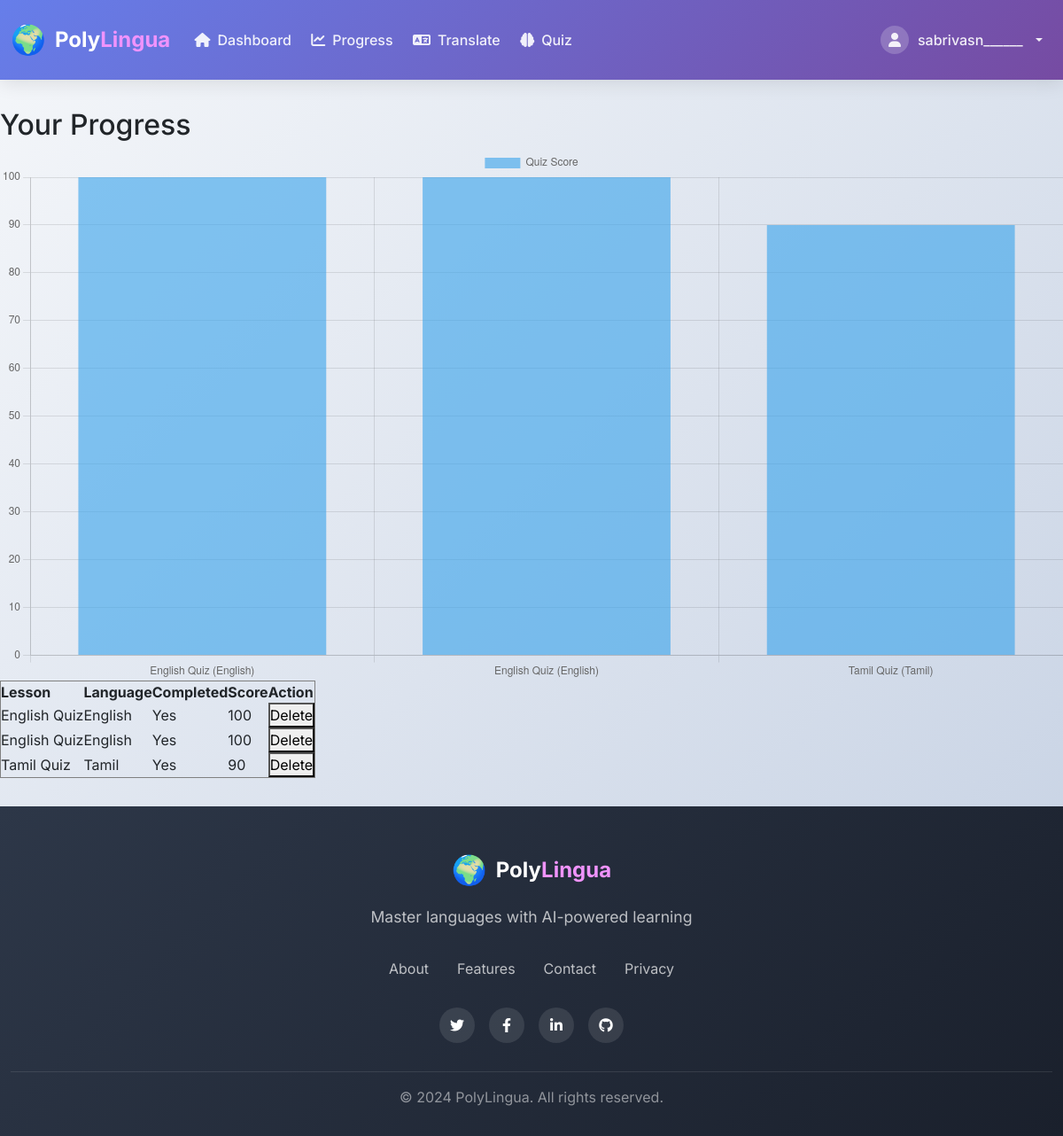
Page /progress (signed in) on the committed database.
### app.py (models this page shows)
class User(db.Model, UserMixin):
    id = db.Column(db.Integer, primary_key=True)
    username = db.Column(db.String(150), unique=True)
    email = db.Column(db.String(150), unique=True)
    password = db.Column(db.String(150))

class UserProgress(db.Model):
    id = db.Column(db.Integer, primary_key=True)
    user_id = db.Column(db.Integer)
    lesson_id = db.Column(db.Integer)
    completed = db.Column(db.Boolean, default=False)
    quiz_score = db.Column(db.Integer, default=0)

class Lesson(db.Model):
    id = db.Column(db.Integer, primary_key=True)
    language = db.Column(db.String(50))
    title = db.Column(db.String(150))
    content = db.Column(db.Text)
    audio_link = db.Column(db.String(200))

### app.py (the view)
@app.route('/progress')
@login_required
def progress():
    progress_data = db.session.query(UserProgress, Lesson).join(Lesson, UserProgress.lesson_id == Lesson.id).filter(UserProgress.user_id == current_user.id).all()
    return render_template('progress.html', progress_data=progress_data)

### app.py (called while the page is built)
@login_manager.user_loader
def load_user(user_id):
    return User.query.get(int(user_id))

### templates/progress.html (shortened to what this page needs)
{% extends 'base.html' %}
{% block content %}
<h2>Your Progress</h2>
<canvas id="progressChart" width="400" height="200"></canvas>
<table border="1">
    <tr>
        <th>Lesson</th>
        <th>Language</th>
        <th>Completed</th>
        <th>Score</th>
        <th>Action</th>
    </tr>
    {% for progress, lesson in progress_data %}
    <tr>
        <td>{{ lesson.title }}</td>
        <td>{{ lesson.language }}</td>
        <td>{{ 'Yes' if progress.completed else 'No' }}</td>
        <td>{{ progress.quiz_score }}</td>
        <td>
            <form method="post" action="{{ url_for('delete_progress', progress_id=progress.id) }}" style="display:inline;">
                <button type="submit">Delete</button>
            </form>
        </td>
    </tr>
    {% endfor %}
</table>
<script>
// Prepare labels and data safely
const labels = [
    {% if progress_data|length > 0 %}
        {% for progress, lesson in progress_data %}
            "{{ lesson.title ~ ' (' ~ lesson.language ~ ')' }}"{{ "," if not loop.last }}
        {% endfor %}
    {% else %}
        "No Lessons"
    {% endif %}
];
const scores = [
    {% if progress_data|length > 0 %}
        {% for progress, lesson in progress_data %}
            {{ progress.quiz_score }}{{ "," if not loop.last }}
        {% endfor %}
    {% else %}
        0
    {% endif %}
];
const ctx = document.getElementById('progressChart').getContext('2d');
const config = {
    type: 'bar',
    data: {
        labels: labels,
        datasets: [{
            label: 'Quiz Score',
            data: scores,
            backgroundColor: 'rgba(54, 162, 235, 0.6)'
        }]
    },
    options: {
        responsive: true,
        scales: {
            y: { beginAtZero: true, max: 100 }
        },
        plugins: {
            legend: { display: true }
        }
    }
};
new Chart(ctx, config);
</script>
{% endblock %}

### templates/base.html (shortened to what this page needs)
<!DOCTYPE html>
<html lang="en">
<head>
    <link rel="stylesheet" href="{{ url_for('static', filename='css/style.css') }}">
    <link href="https://cdn.jsdelivr.net/npm/bootstrap@5.3.0/dist/css/bootstrap.min.css" rel="stylesheet">
    <link rel="stylesheet" href="https://cdnjs.cloudflare.com/ajax/libs/font-awesome/6.4.0/css/all.min.css">
</head>
<body>
    <nav class="navbar navbar-expand-lg navbar-dark custom-navbar">
        <div class="container">
            <a class="navbar-brand" href="{{ url_for('dashboard') }}">
                <div class="brand-wrapper">
                    <span class="brand-icon">🌍</span>
                    <span class="brand-text">
                        <span class="brand-primary">Poly</span><span class="brand-secondary">Lingua</span>
                    </span>
                </div>
            </a>
            <div class="collapse navbar-collapse" id="navbarNav">
                <ul class="navbar-nav me-auto">
                    {% if current_user.is_authenticated %}
                    <li class="nav-item">
                        <a class="nav-link" href="{{ url_for('dashboard') }}">
                            <i class="fas fa-home me-2"></i>Dashboard
                        </a>
                    </li>
                    <li class="nav-item">
                        <a class="nav-link" href="{{ url_for('progress') }}">
                            <i class="fas fa-chart-line me-2"></i>Progress
                        </a>
                    </li>
                    <li class="nav-item">
                        <a class="nav-link" href="{{ url_for('translate') }}">
                            <i class="fas fa-language me-2"></i>Translate
                        </a>
                    </li>
                    <li class="nav-item">
                        <a class="nav-link" href="{{ url_for('quiz_setup') }}">
                            <i class="fas fa-brain me-2"></i>Quiz
                        </a>
                    </li>
                    {% endif %}
                </ul>
                <ul class="navbar-nav">
                    {% if current_user.is_authenticated %}
                    <li class="nav-item dropdown">
                        <a class="nav-link dropdown-toggle user-dropdown" href="#" id="navbarDropdown" role="button" data-bs-toggle="dropdown">
                            <div class="user-avatar">
                                <i class="fas fa-user"></i>
                            </div>
                            <span class="username">{{ current_user.username }}</span>
                        </a>
                    </li>
                    {% endif %}
                </ul>
            </div>
        </div>
    </nav>
    <main class="main-content">
        {% block content %}{% endblock %}
    </main>
    <footer class="custom-footer">
        <div class="container">
            <div class="footer-content">
                <div class="footer-brand">
                    <span class="brand-icon">🌍</span>
                    <span class="brand-text">
                        <span class="brand-primary">Poly</span><span class="brand-secondary">Lingua</span>
                    </span>
                </div>
                <p class="footer-tagline">Master languages with AI-powered learning</p>
                <div class="footer-links">
                    <a href="#" class="footer-link">About</a>
                    <a href="#" class="footer-link">Features</a>
                    <a href="#" class="footer-link">Contact</a>
                    <a href="#" class="footer-link">Privacy</a>
                </div>
                <div class="footer-social">
                    <a href="#" class="social-link"><i class="fab fa-twitter"></i></a>
                    <a href="#" class="social-link"><i class="fab fa-facebook-f"></i></a>
                    <a href="#" class="social-link"><i class="fab fa-linkedin-in"></i></a>
                    <a href="#" class="social-link"><i class="fab fa-github"></i></a>
                </div>
                <div class="footer-bottom">
                    <p>&copy; 2024 PolyLingua. All rights reserved.</p>
                </div>
            </div>
        </div>
    </footer>
</body>
</html>

### static/css/style.css (style rules this page uses)
body { background-color: #f9f9f9; font-family: 'Segoe UI', Tahoma, Geneva, Verdana, sans-serif; }
.navbar-brand { font-weight: bold; color: #007bff !important; }
ul { list-style-type: none; padding-left: 0; }
ul li { padding: 5px 0; }
ul li a { text-decoration: none; color: #007bff; }

### templates/base.html (style rules this page uses)
:root { --primary-color: #667eea; --primary-dark: #5a67d8; --secondary-color: #764ba2; --accent-color: #f093fb; --text-dark: #2d3748; --text-light: #718096; --bg-light: #f7fafc; --border-color: #e2e8f0; --success-color: #48bb78; --warning-color: #ed8936; --error-color: #f56565; }
* { margin: 0; padding: 0; box-sizing: border-box; }
body { font-family: 'Inter', sans-serif; background: linear-gradient(135deg, #f5f7fa 0%, #c3cfe2 100%); min-height: 100vh; display: flex; flex-direction: column; }
.custom-navbar { background: linear-gradient(135deg, var(--primary-color) 0%, var(--secondary-color) 100%); box-shadow: 0 4px 20px rgba(0, 0, 0, 0.1); padding: 1rem 0; }
.brand-wrapper { display: flex; align-items: center; gap: 10px; }
.brand-icon { font-size: 2rem; }
.brand-text { font-size: 1.5rem; font-weight: 700; }
.brand-primary { color: white; }
.brand-secondary { color: var(--accent-color); }
.navbar-nav .nav-link { color: rgba(255, 255, 255, 0.9) !important; font-weight: 500; padding: 0.5rem 1rem; border-radius: 8px; transition: all 0.3s ease; margin: 0 0.2rem; }
.user-dropdown { display: flex; align-items: center; gap: 10px; }
.user-avatar { width: 32px; height: 32px; background: rgba(255, 255, 255, 0.2); border-radius: 50%; display: flex; align-items: center; justify-content: center; }
.username { font-weight: 500; }
.main-content { flex: 1; padding: 2rem 0; }
.container { max-width: 1200px; }
.custom-footer { background: linear-gradient(135deg, var(--text-dark) 0%, #1a202c 100%); color: white; padding: 3rem 0 1rem; margin-top: auto; }
.footer-content { text-align: center; }
.footer-brand { display: flex; align-items: center; justify-content: center; gap: 10px; margin-bottom: 1rem; }
.footer-tagline { color: rgba(255, 255, 255, 0.7); margin-bottom: 2rem; font-size: 1.1rem; }
.footer-links { display: flex; justify-content: center; gap: 2rem; margin-bottom: 2rem; flex-wrap: wrap; }
.footer-link { color: rgba(255, 255, 255, 0.7); text-decoration: none; transition: color 0.3s ease; }
.footer-social { display: flex; justify-content: center; gap: 1rem; margin-bottom: 2rem; }
.social-link { width: 40px; height: 40px; background: rgba(255, 255, 255, 0.1); border-radius: 50%; display: flex; align-items: center; justify-content: center; color: white; text-decoration: none; transition: all 0.3s ease; }
.footer-bottom { border-top: 1px solid rgba(255, 255, 255, 0.1); padding-top: 1rem; color: rgba(255, 255, 255, 0.5); }

### rows in the picture
User: username "sabrivasn______"
UserProgress: title "English Quiz", language "English", completed "Yes", quiz_score "100"
UserProgress: title "English Quiz", language "English", completed "Yes", quiz_score "100"
UserProgress: title "Tamil Quiz", language "Tamil", completed "Yes", quiz_score "90"

### other values in the picture
chart data {{ progress.quiz_score }} 100, 100, 90
